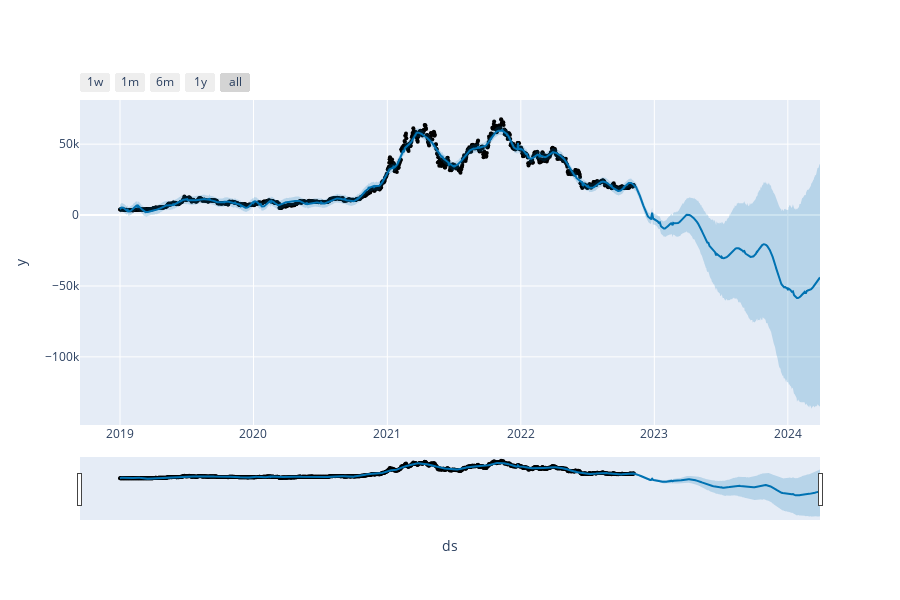

Write notebook code for a chart like this one.
### Code cell
from prophet.plot import plot_plotly
import nbformat
plot_plotly(prophet, btc_pred)

### Figure 1 — Plotly figure (JSON) as saved in the notebook; plotly's stock layout.template omitted (floating-point values rounded to 4 significant figures; data arrays with more than 128 entries replaced by an {"elided": "..."} marker saying what was removed)
{"data": [{"marker": {"color": "black", "size": 4}, "mode": "markers", "name": "Actual", "type": "scatter", "x": {"elided": "1406 str values"}, "y": {"elided": "1406 float values"}}, {"hoverinfo": "skip", "line": {"width": 0}, "mode": "lines", "type": "scatter", "x": {"elided": "1771 str values"}, "y": {"elided": "1771 float values"}}, {"fill": "tonexty", "fillcolor": "rgba(0, 114, 178, 0.2)", "line": {"color": "#0072B2", "width": 2}, "mode": "lines", "name": "Predicted", "type": "scatter", "x": {"elided": "1771 str values"}, "y": {"elided": "1771 float values"}}, {"fill": "tonexty", "fillcolor": "rgba(0, 114, 178, 0.2)", "hoverinfo": "skip", "line": {"width": 0}, "mode": "lines", "type": "scatter", "x": {"elided": "1771 str values"}, "y": {"elided": "1771 float values"}}], "layout": {"height": 600, "showlegend": false, "width": 900, "xaxis": {"rangeselector": {"buttons": [{"count": 7, "label": "1w", "step": "day", "stepmode": "backward"}, {"count": 1, "label": "1m", "step": "month", "stepmode": "backward"}, {"count": 6, "label": "6m", "step": "month", "stepmode": "backward"}, {"count": 1, "label": "1y", "step": "year", "stepmode": "backward"}, {"step": "all"}]}, "rangeslider": {"visible": true}, "title": {"text": "ds"}, "type": "date"}, "yaxis": {"title": {"text": "y"}}}}
